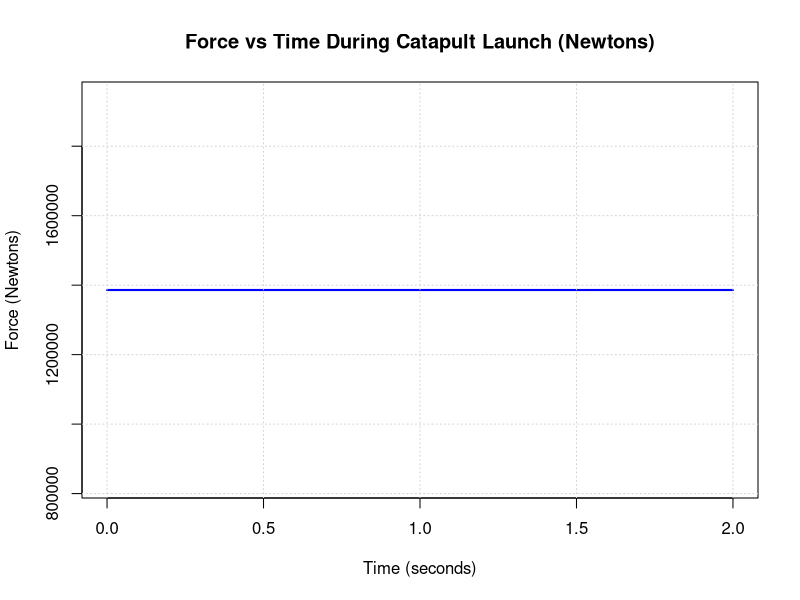
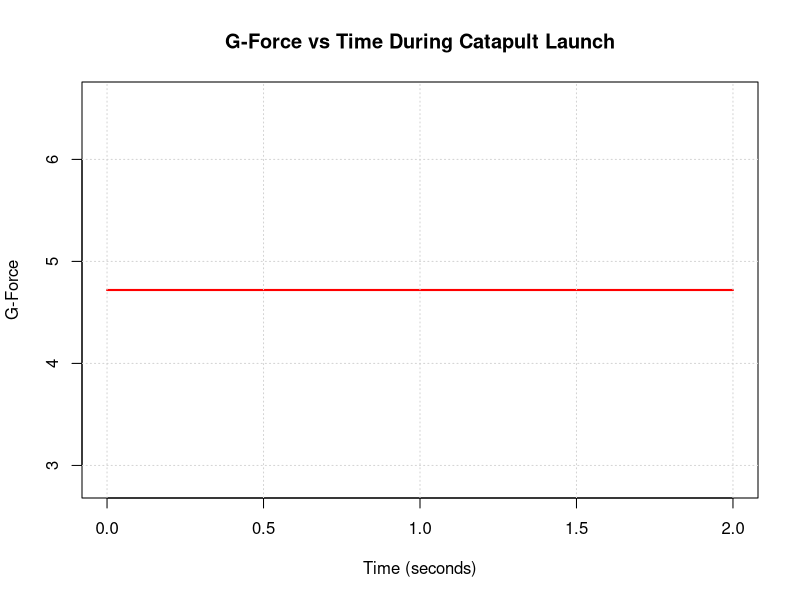

These charts were generated, in order, by the following R code:
# Constants
speed_knots <- 180          # Final speed in knots
time_seconds <- 2           # Total time for the catapult stroke
weight_lbs <- 66000         # Aircraft weight in pounds
g_to_m_per_s2 <- 9.81       # Acceleration due to gravity in m/s^2
knots_to_mps <- 0.514444    # Conversion factor from knots to m/s
lbs_to_kg <- 0.453592       # Conversion factor from pounds to kilograms

# Derived values
speed_mps <- speed_knots * knots_to_mps       # Final speed in m/s
weight_kg <- weight_lbs * lbs_to_kg           # Weight in kilograms
acceleration_mps2 <- speed_mps / time_seconds # Constant acceleration in m/s^2

# Calculate constant force and g-force
force_newtons <- weight_kg * acceleration_mps2       # Constant force in Newtons
g_force <- force_newtons / (weight_kg * g_to_m_per_s2) # Constant g-force

# Generate time points
time_values <- seq(0, time_seconds, length.out = 100)  # 100 time points

# Plot Force (Newtons) vs Time
plot(
  time_values, rep(force_newtons, length(time_values)), type = "l", col = "blue", lwd = 2,
  main = "Force vs Time During Catapult Launch (Newtons)",
  xlab = "Time (seconds)", ylab = "Force (Newtons)"
)
grid()

# Plot G-Force vs Time
plot(
  time_values, rep(g_force, length(time_values)), type = "l", col = "red", lwd = 2,
  main = "G-Force vs Time During Catapult Launch",
  xlab = "Time (seconds)", ylab = "G-Force"
)
grid()
